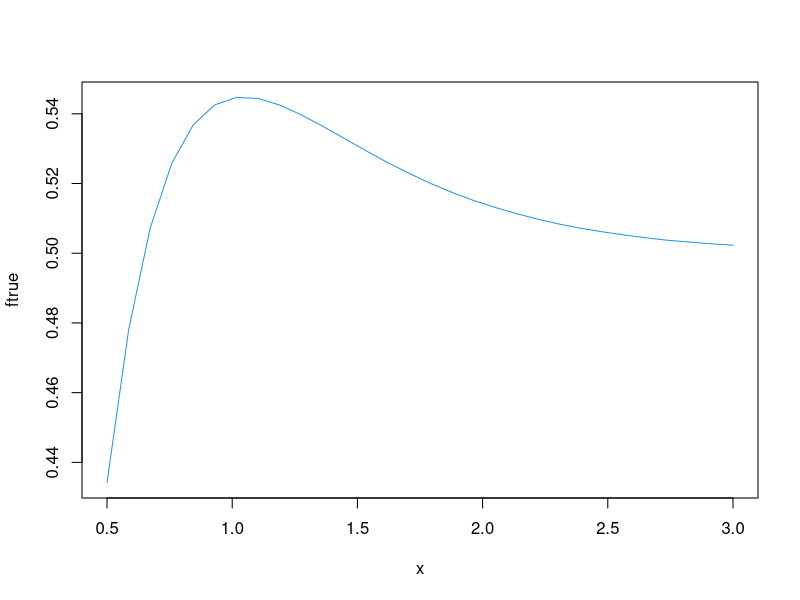
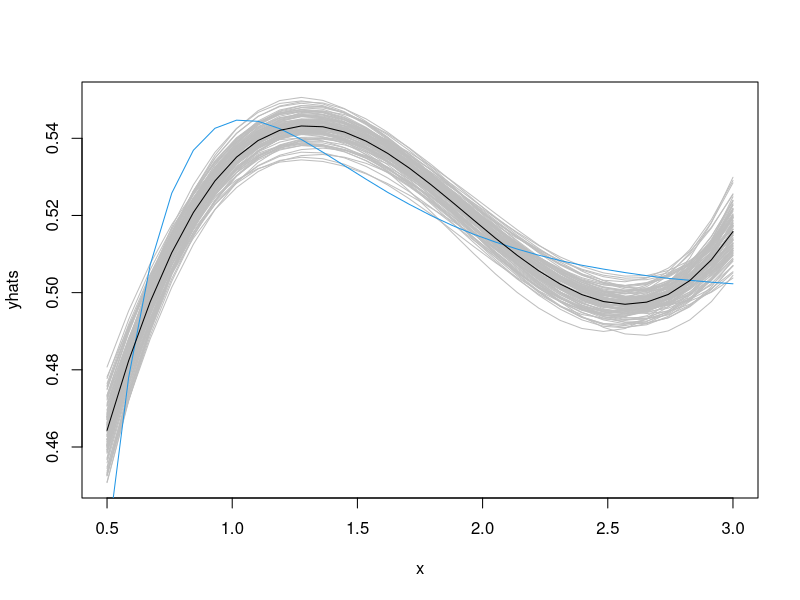
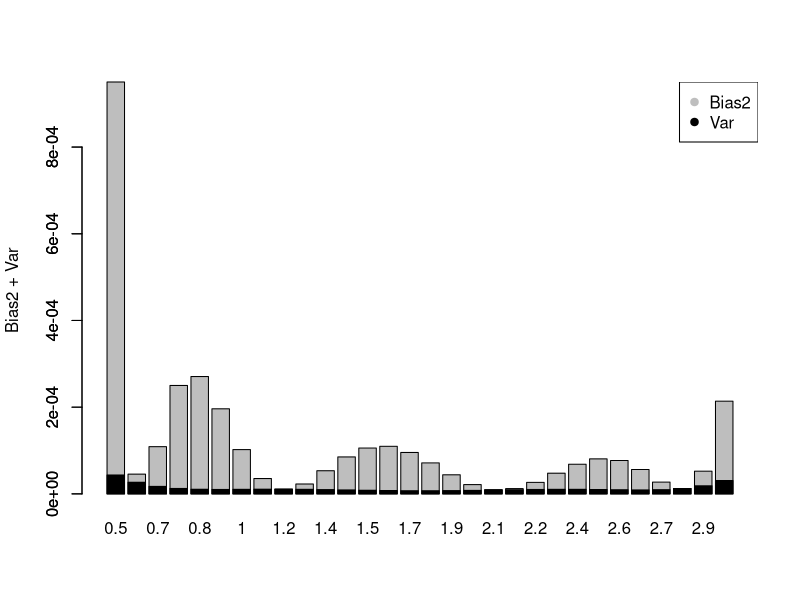
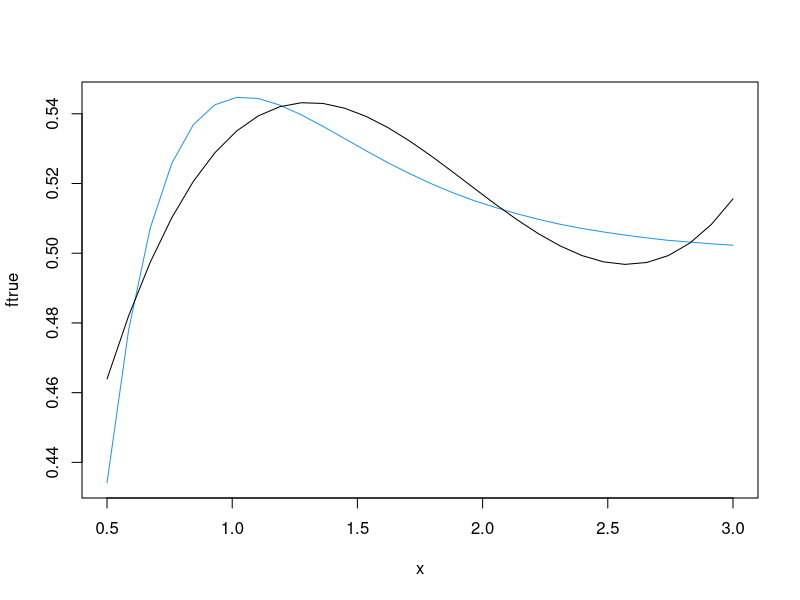
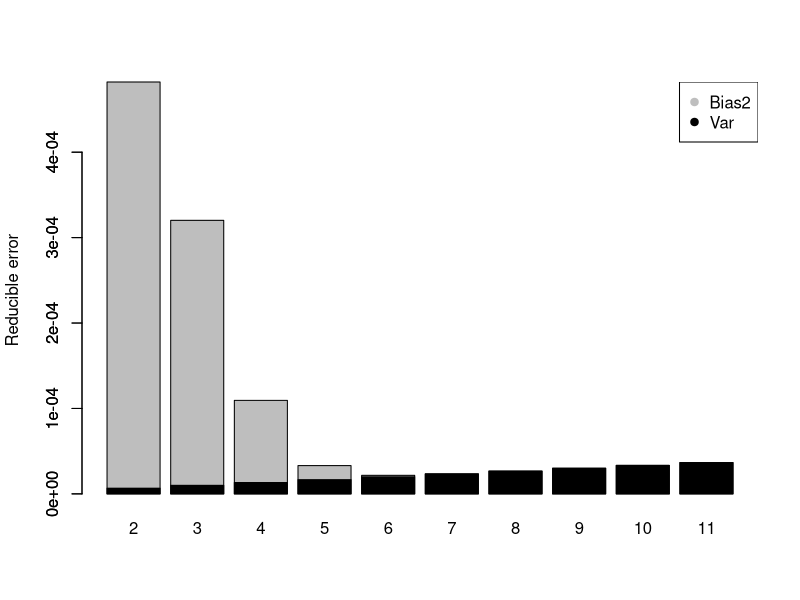
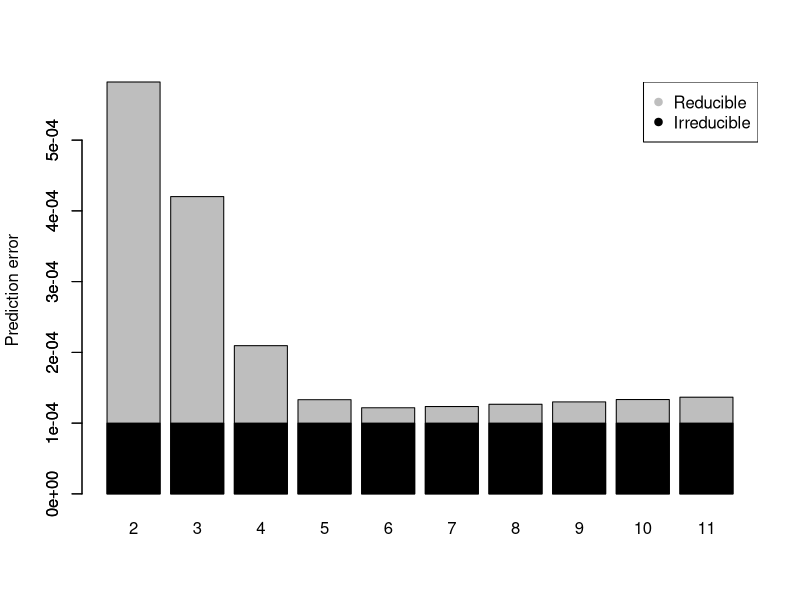

Write the R code that produced these figures, in order.
## ---- chunk 1
knitr::opts_chunk$set(echo = T, eval= T, message=F, warning=F, error=F, 
                      comment=NA, cache=T, R.options=list(width=220))
## ---- chunk 2
# true regression function 
ftrue <- c(0.4342,0.4780,0.5072,0.5258,0.5369,0.5426,0.5447,0.5444,0.5425,0.5397,0.5364,0.5329,0.5294,0.5260,0.5229,0.5200,0.5174,0.5151,0.5131,0.5113,0.5097,0.5083,0.5071,0.5061,0.5052,0.5044,0.5037,0.5032,0.5027,0.5023)
x = seq(.5,3,length=30)
plot(x,ftrue, type="l", col=4)
## ---- chunk 3
# setting
sigmatrue=0.01
n = length(x)
d = 3
p = d+1
B = 100
# simulation function
sim = function(d){
y = ftrue + rnorm(n,0,sigmatrue)
fit = lm(y ~ poly(x,degree=d))
yhat = fitted(fit)
}
# results
set.seed(123)
yhats = replicate(B,sim(d))
matplot(x,yhats, type="l", col="gray", lty=1)
lines(x,ftrue, col=4)
# expected value
Ave = apply(yhats,1,mean)
lines(x,Ave)
# squared bias
Bias2 = (ftrue - Ave)^2
# variance
Var = apply(yhats,1,var)
## ---- chunk 4
barplot(Bias2+Var, ylab="Bias2 + Var", names.arg=round(x,1))
barplot(Var,add=T, col=1, names.arg=" ")
legend("topright", c("Bias2","Var"), col=c("gray",1), pch=c(19,19))
## ---- chunk 5
# expected value 
Ehatf = fitted(lm(ftrue ~ poly(x,degree=d)))
plot(x,ftrue, type="l", col=4)
lines(x,Ehatf)
Bias2 = mean( (ftrue - Ehatf)^2 )
## ---- chunk 6
# empirical variance
mean(Var)
# true variance
(sigmatrue^2)*p/n
## ---- chunk 7
ds = 1:10
ps = ds+1

Bias2s = sapply(ps, function(p) 
  mean( ( ftrue - fitted(lm(ftrue ~ poly(x,degree=(p-1)))) )^2 )
  )
Vars = ps*(sigmatrue^2)/n
Reds = Bias2s+Vars 
barplot(Reds, ylab="Reducible error", names.arg=ps)
barplot(Vars, add=T, col=1, names.arg=" ")
legend("topright", c("Bias2","Var"), col=c("gray",1), pch=c(19,19))
# best model size
ps[which.min(Reds)]
## ---- chunk 8
# prediction error
Irr = rep(sigmatrue^2,length(ps))
ErrFs = Reds + Irr
barplot(ErrFs, ylab="Prediction error", names.arg=ps)
barplot(Irr, add=T, col=1, names.arg=" ")
legend("topright", c("Reducible","Irreducible"), col=c("gray",1), pch=c(19,19))
## ---- chunk 9
sigmatrue=0.01
n = length(x)
B = 1000
# simulation function
sim2 = function(d){
y = ftrue + rnorm(n,0,sigmatrue)
fit = lm(y ~ poly(x,degree=d))
yhat = fitted(fit)
ystar = ftrue + rnorm(n,0,sigmatrue)
MSE.te = mean((ystar - yhat)^2)
} 
# MSE.te empirical
d = 5
mean(replicate(B,sim2(d)))
# MSE.te theoretical
Ehatf = fitted(lm(ftrue ~ poly(x,degree=d)))
Bias2 = mean( (ftrue - Ehatf)^2 )
p = d+1
Var = (sigmatrue^2)*p/n
Bias2 + Var + sigmatrue^2
